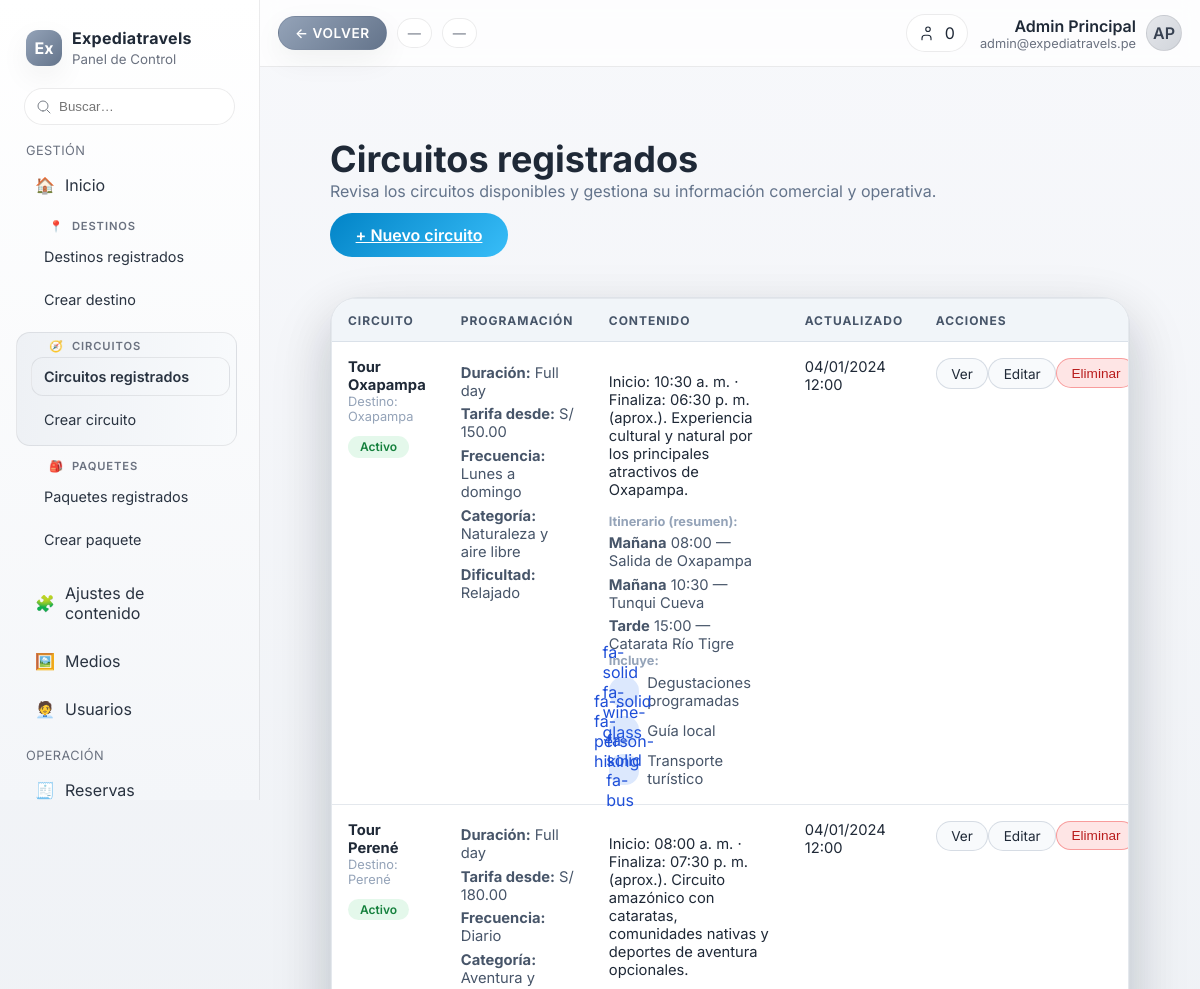
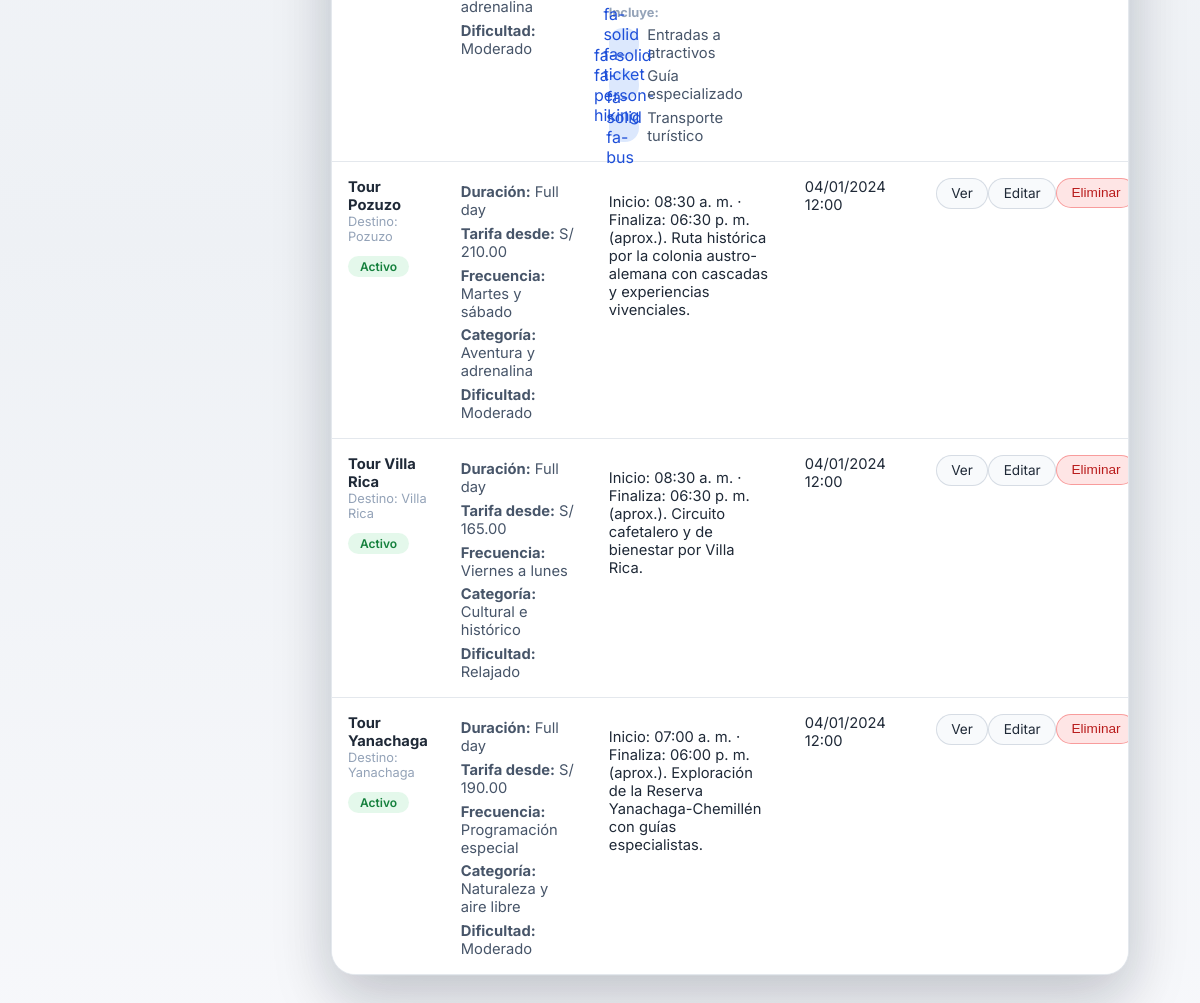
The app's page /administracion/circuitos.php with its own data (2 pictures, top to bottom).
### tables this page shows
CREATE TABLE circuitos (
    id INT AUTO_INCREMENT PRIMARY KEY,
    destino_id INT DEFAULT NULL,
    destino_personalizado VARCHAR(150) DEFAULT NULL,
    nombre VARCHAR(150) NOT NULL,
    duracion VARCHAR(80) NOT NULL,
    precio DECIMAL(10, 2) DEFAULT NULL,
    categoria ENUM('naturaleza', 'cultural', 'aventura', 'gastronomico', 'bienestar') NOT NULL DEFAULT 'naturaleza',
    dificultad ENUM('relajado', 'moderado', 'intenso') NOT NULL DEFAULT 'relajado',
    frecuencia VARCHAR(120) DEFAULT NULL,
    estado ENUM('borrador', 'activo', 'inactivo') NOT NULL DEFAULT 'borrador',
    descripcion TEXT,
    puntos_interes JSON DEFAULT NULL,
    servicios JSON DEFAULT NULL,
    imagen_portada VARCHAR(255) DEFAULT NULL,
    imagen_destacada VARCHAR(255) DEFAULT NULL,
    galeria JSON DEFAULT NULL,
    video_destacado_url VARCHAR(255) DEFAULT NULL,
    creado_en TIMESTAMP DEFAULT CURRENT_TIMESTAMP,
    actualizado_en TIMESTAMP DEFAULT CURRENT_TIMESTAMP ON UPDATE CURRENT_TIMESTAMP,
    FOREIGN KEY (destino_id) REFERENCES destinos(id) ON DELETE SET NULL
);

CREATE TABLE circuito_itinerarios (
    id INT AUTO_INCREMENT PRIMARY KEY,
    circuito_id INT NOT NULL,
    orden INT NOT NULL,
    dia VARCHAR(80) DEFAULT NULL,
    hora VARCHAR(40) DEFAULT NULL,
    titulo VARCHAR(180) NOT NULL,
    descripcion TEXT DEFAULT NULL,
    ubicacion_maps VARCHAR(255) DEFAULT NULL,
    creado_en TIMESTAMP DEFAULT CURRENT_TIMESTAMP,
    actualizado_en TIMESTAMP DEFAULT CURRENT_TIMESTAMP ON UPDATE CURRENT_TIMESTAMP,
    FOREIGN KEY (circuito_id) REFERENCES circuitos(id) ON DELETE CASCADE,
    INDEX idx_circuito_itinerarios_circuito (circuito_id, orden)
);

CREATE TABLE circuito_servicios (
    circuito_id INT NOT NULL,
    servicio_id INT NOT NULL,
    tipo ENUM('incluido', 'excluido') NOT NULL DEFAULT 'incluido',
    PRIMARY KEY (circuito_id, servicio_id, tipo),
    FOREIGN KEY (circuito_id) REFERENCES circuitos(id) ON DELETE CASCADE,
    FOREIGN KEY (servicio_id) REFERENCES servicios_catalogo(id) ON DELETE CASCADE
);

CREATE TABLE servicios_catalogo (
    id INT AUTO_INCREMENT PRIMARY KEY,
    nombre VARCHAR(150) NOT NULL,
    icono VARCHAR(120) DEFAULT NULL,
    descripcion VARCHAR(255) DEFAULT NULL,
    activo TINYINT(1) NOT NULL DEFAULT 1,
    creado_en TIMESTAMP DEFAULT CURRENT_TIMESTAMP,
    actualizado_en TIMESTAMP DEFAULT CURRENT_TIMESTAMP ON UPDATE CURRENT_TIMESTAMP
);

### administracion/circuitos.php (the view, shortened to what the rows shown need)
<?php
require_once __DIR__ . '/includes/circuitos_util.php';
$errores = [];
$destinosPredeterminados = require __DIR__ . '/../app/configuracion/destinos_predeterminados.php';
$circuitosPredeterminados = require __DIR__ . '/../app/configuracion/circuitos_predeterminados.php';
$destinosDisponibles = cargarDestinosDisponibles($destinosPredeterminados, $errores);
$circuitos = cargarCircuitos($circuitosPredeterminados, $destinosDisponibles, $errores);
require __DIR__ . '/plantilla/cabecera.php';
?>
<div class="admin-wrapper">
    <header class="admin-header">
        <div>
            <h1>Circuitos registrados</h1>
        </div>
    </header>
    <section class="admin-card admin-card--flush">
        <?php if (empty($circuitos)): ?>
            <p class="admin-empty">Aún no hay circuitos personalizados. Registra el primero para combinarlo en paquetes.</p>
        <?php else: ?>
            <div class="admin-table-wrapper">
                <table class="admin-table" aria-label="Listado de circuitos">
                    <thead>
                        <tr>
                            <th>Circuito</th>
                            <th>Programación</th>
                            <th>Contenido</th>
                            <th>Actualizado</th>
                            <th>Acciones</th>
                        </tr>
                    </thead>
                    <tbody>
                        <?php foreach ($circuitos as $circuito): ?>
                            <tr>
                                <td>
                                    <strong><?= htmlspecialchars($circuito['nombre'], ENT_QUOTES, 'UTF-8'); ?></strong>
                                    <p class="admin-table__meta">Destino: <?= htmlspecialchars(obtenerNombreDestinoCircuito($circuito), ENT_QUOTES, 'UTF-8'); ?></p>
                                    <p class="admin-badge admin-badge--<?= htmlspecialchars($circuito['estado'], ENT_QUOTES, 'UTF-8'); ?>">
                                        <?= htmlspecialchars(estadoCircuitoEtiqueta($circuito['estado']), ENT_QUOTES, 'UTF-8'); ?>
                                    </p>
                                </td>
                                <td>
                                    <ul class="admin-table__list">
                                        <li><strong>Duración:</strong> <?= htmlspecialchars(mostrarDuracionCircuito($circuito['duracion']), ENT_QUOTES, 'UTF-8'); ?></li>
                                        <li><strong>Tarifa desde:</strong> <?= htmlspecialchars(circuitosFormatearPrecio($circuito['precio'] ?? null, $circuito['moneda'] ?? 'PEN'), ENT_QUOTES, 'UTF-8'); ?></li>
                                        <?php if ($circuito['frecuencia'] !== ''): ?>
                                            <li><strong>Frecuencia:</strong> <?= htmlspecialchars($circuito['frecuencia'], ENT_QUOTES, 'UTF-8'); ?></li>
                                        <?php endif; ?>
                                        <li><strong>Categoría:</strong> <?= htmlspecialchars(categoriaCircuitoEtiqueta($circuito['categoria']), ENT_QUOTES, 'UTF-8'); ?></li>
                                        <li><strong>Dificultad:</strong> <?= htmlspecialchars(dificultadCircuitoEtiqueta($circuito['dificultad']), ENT_QUOTES, 'UTF-8'); ?></li>
                                    </ul>
                                </td>
                                <td>
                                    <?php if ($circuito['descripcion'] !== ''): ?>
                                        <p><?= nl2br(htmlspecialchars($circuito['descripcion'], ENT_QUOTES, 'UTF-8')); ?></p>
                                    <?php endif; ?>
                                    <?php if (!empty($circuito['itinerario'])): ?>
                                        <p class="admin-table__meta"><strong>Itinerario (resumen):</strong></p>
                                        <ol class="admin-table__list">
                                            <?php foreach (array_slice($circuito['itinerario'], 0, 3) as $paso): ?>
                                                <li>
                                                    <?php $momento = trim((string) ($paso['dia'] ?? '')); ?>
                                                    <?php $hora = trim((string) ($paso['hora'] ?? '')); ?>
                                                    <?php if ($momento !== ''): ?>
                                                        <strong><?= htmlspecialchars($momento, ENT_QUOTES, 'UTF-8'); ?></strong>
                                                    <?php endif; ?>
                                                    <?php if ($hora !== ''): ?>
                                                        <span><?= htmlspecialchars($hora, ENT_QUOTES, 'UTF-8'); ?></span>
                                                    <?php endif; ?>
                                                    <?php if (!empty($paso['titulo'])): ?>
                                                        — <?= htmlspecialchars((string) $paso['titulo'], ENT_QUOTES, 'UTF-8'); ?>
                                                    <?php endif; ?>
                                                </li>
                                            <?php endforeach; ?>
                                        </ol>
                                    <?php endif; ?>
                                    <?php
                                        $serviciosIncluidos = $circuito['servicios_incluidos_detalles'] ?? $circuito['servicios_incluidos'] ?? [];
                                        $serviciosIncluidos = is_array($serviciosIncluidos) ? $serviciosIncluidos : [];
                                    ?>
                                    <?php if (!empty($serviciosIncluidos)): ?>
                                        <p class="admin-table__meta"><strong>Incluye:</strong></p>
                                        <ul class="admin-table__list">
                                            <?php foreach ($serviciosIncluidos as $servicio):
                                                if (is_array($servicio)) {
                                                    $nombreServicio = trim((string) ($servicio['nombre'] ?? $servicio['label'] ?? ''));
                                                    $iconoServicio = trim((string) ($servicio['icono'] ?? $servicio['icon'] ?? ''));
                                                } else {
                                                    $nombreServicio = trim((string) $servicio);
                                                    $iconoServicio = '';
                                                }
                                            ?>
                                                <li class="admin-service-item">
                                                    <?php if ($iconoServicio !== ''): ?>
                                                        <span class="admin-service-item__icon"><?= htmlspecialchars($iconoServicio, ENT_QUOTES, 'UTF-8'); ?></span>
                                                    <?php endif; ?>
                                                    <span><?= htmlspecialchars($nombreServicio, ENT_QUOTES, 'UTF-8'); ?></span>
                                                </li>
                                            <?php endforeach; ?>
                                        </ul>
                                    <?php endif; ?>
                                </td>
                                <td><?= htmlspecialchars(formatearMarcaTiempo($circuito['actualizado_en'] ?? null), ENT_QUOTES, 'UTF-8'); ?></td>
                                <td>
                                    <div class="admin-table__actions">
                                        <a
                                            class="admin-chip"
                                            href="../web/circuito.php?slug=<?= urlencode((string) ($circuito['slug'] ?? '')); ?>"
                                            target="_blank"
                                            rel="noopener"
                                        >Ver</a>
                                        <a class="admin-chip" href="editar_circuito.php?id=<?= (int) $circuito['id']; ?>">Editar</a>
                                        <form method="post" onsubmit="return confirm('¿Eliminar el circuito seleccionado?');">
                                            <button type="submit" class="admin-chip admin-chip--danger">Eliminar</button>
                                        </form>
                                    </div>
                                </td>
                            </tr>
                        <?php endforeach; ?>
                    </tbody>
                </table>
            </div>
        <?php endif; ?>
    </section>
</div>

### records on screen
circuitos: nombre "Tour Oxapampa", destino_personalizado "Oxapampa", estado "Activo", duracion "Full day", precio "S/ 150.00", frecuencia "Lunes a domingo", categoria "Naturaleza y aire libre", dificultad "Relajado", descripcion "Inicio: 10:30 a. m. · Finaliza: 06:30 p. m. (aprox.). Experiencia cultural y natural por los principales atractivos de Oxapampa.", actualizado_en "04/01/2024 12:00"
circuito_itinerarios: dia "Mañana", hora "08:00", titulo "Salida de Oxapampa"
circuito_itinerarios: dia "Mañana", hora "10:30", titulo "Tunqui Cueva"
circuito_itinerarios: dia "Tarde", hora "15:00", titulo "Catarata Río Tigre"
circuito_servicios: servicio.icono "fa-solid fa-wine-glass", servicio.nombre "Degustaciones programadas"
circuito_servicios: servicio.icono "fa-solid fa-person-hiking", servicio.nombre "Guía local"
circuito_servicios: servicio.icono "fa-solid fa-bus", servicio.nombre "Transporte turístico"
circuitos: nombre "Tour Perené", destino_personalizado "Perené", estado "Activo", duracion "Full day", precio "S/ 180.00", frecuencia "Diario", categoria "Aventura y adrenalina", dificultad "Moderado", descripcion "Inicio: 08:00 a. m. · Finaliza: 07:30 p. m. (aprox.). Circuito amazónico con cataratas, comunidades nativas y deportes de aventura opcionales.", actualizado_en "04/01/2024 12:00"
circuito_servicios: servicio.icono "fa-solid fa-ticket", servicio.nombre "Entradas a atractivos"
circuito_servicios: servicio.icono "fa-solid fa-person-hiking", servicio.nombre "Guía especializado"
circuitos: nombre "Tour Pozuzo", destino_personalizado "Pozuzo", estado "Activo", duracion "Full day", precio "S/ 210.00", frecuencia "Martes y sábado", categoria "Aventura y adrenalina", dificultad "Moderado", descripcion "Inicio: 08:30 a. m. · Finaliza: 06:30 p. m. (aprox.). Ruta histórica por la colonia austro-alemana con cascadas y experiencias vivenciales.", actualizado_en "04/01/2024 12:00"
circuitos: nombre "Tour Villa Rica", destino_personalizado "Villa Rica", estado "Activo", duracion "Full day", precio "S/ 165.00", frecuencia "Viernes a lunes", categoria "Cultural e histórico", dificultad "Relajado", descripcion "Inicio: 08:30 a. m. · Finaliza: 06:30 p. m. (aprox.). Circuito cafetalero y de bienestar por Villa Rica.", actualizado_en "04/01/2024 12:00"
circuitos: nombre "Tour Yanachaga", destino_personalizado "Yanachaga", estado "Activo", duracion "Full day", precio "S/ 190.00", frecuencia "Programación especial", categoria "Naturaleza y aire libre", dificultad "Moderado", descripcion "Inicio: 07:00 a. m. · Finaliza: 06:00 p. m. (aprox.). Exploración de la Reserva Yanachaga-Chemillén con guías especialistas.", actualizado_en "04/01/2024 12:00"

### other values on screen
$panelNombreAdmin "Admin Principal"
$panelCorreoAdmin "admin@expediatravels.pe"
$panelInicialesAdmin "AP"
